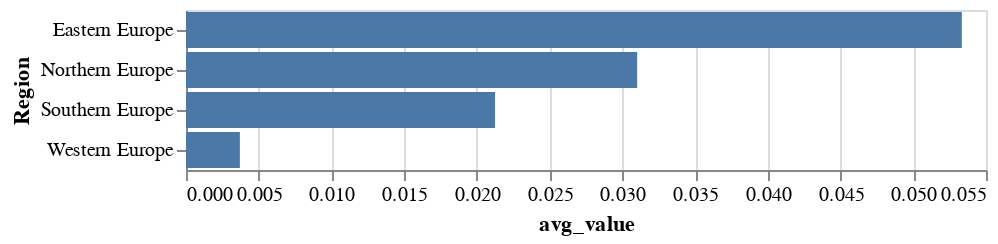

The notebook cell this image was saved under:
### Code cell
bars = alt.Chart(df).mark_bar().encode(
    x=alt.X('avg_value:Q'),
    y=alt.Y('Region:N')
).transform_aggregate(
   avg_value = 'average(2020_2019)', groupby = ['Region']
)
bars.save('aggregated_percentage_bar_chart.png')
bars

### Figure 1 — Vega-Lite specification as saved in the notebook (floating-point values rounded to 4 significant figures)
{"config": {"view": {"continuousWidth": 400, "continuousHeight": 300}}, "data": {"name": "data-02e83fd408885510e27a542a78bae3e9"}, "mark": "bar", "encoding": {"x": {"type": "quantitative", "field": "avg_value"}, "y": {"type": "nominal", "field": "Region"}}, "transform": [{"aggregate": [{"op": "average", "field": "2020_2019", "as": "avg_value"}], "groupby": ["Region"]}], "$schema": "https://vega.github.io/schema/vega-lite/v4.8.1.json", "datasets": {"data-02e83fd408885510e27a542a78bae3e9": [{"Country": "Denmark", "2019": 61170.0, "2020": 60940.0, "Region": "Northern Europe", "2020_2019": 0.00376}, {"Country": "Germany", "2019": 778100.0, "2020": 773100.0, "Region": "Western Europe", "2020_2019": 0.006357}, {"Country": "Estonia", "2019": 14100.0, "2020": 13210.0, "Region": "Northern Europe", "2020_2019": 0.06313}, {"Country": "Ireland", "2019": 59290.0, "2020": 55960.0, "Region": "Northern Europe", "2020_2019": 0.05617}, {"Country": "Greece", "2019": 83760.0, "2020": 84620.0, "Region": "Southern Europe", "2020_2019": -0.01029}, {"Country": "Spain", "2019": 358700.0, "2020": 338400.0, "Region": "Southern Europe", "2020_2019": 0.05662}, {"Country": "France", "2019": 754000.0, "2020": 736600.0, "Region": "Western Europe", "2020_2019": 0.02314}, {"Country": "Croatia", "2019": 36140.0, "2020": 35840.0, "Region": "Southern Europe", "2020_2019": 0.008025}, {"Country": "Italy", "2019": 420100.0, "2020": 404100.0, "Region": "Southern Europe", "2020_2019": 0.03804}, {"Country": "Cyprus", "2019": 9548.0, "2020": 9860.0, "Region": "Southern Europe", "2020_2019": -0.03268}, {"Country": "Latvia", "2019": 18790.0, "2020": 17550.0, "Region": "Northern Europe", "2020_2019": 0.06569}, {"Country": "Lithuania", "2019": 27390.0, "2020": 25140.0, "Region": "Northern Europe", "2020_2019": 0.0821}, {"Country": "Luxembourg", "2019": 6230.0, "2020": 6459.0, "Region": "Western Europe", "2020_2019": -0.03676}, {"Country": "Hungary", "2019": 93100.0, "2020": 93810.0, "Region": "Eastern Europe", "2020_2019": -0.007594}, {"Country": "Malta", "2019": 4350.0, "2020": 4414.0, "Region": "Southern Europe", "2020_2019": -0.01471}, {"Country": "Netherlands", "2019": 169700.0, "2020": 168700.0, "Region": "Western Europe", "2020_2019": 0.005888}, {"Country": "Austria", "2019": 84950.0, "2020": 83600.0, "Region": "Western Europe", "2020_2019": 0.01588}, {"Country": "Poland", "2019": 375000.0, "2020": 355300.0, "Region": "Eastern Europe", "2020_2019": 0.05239}, {"Country": "Portugal", "2019": 86580.0, "2020": 84430.0, "Region": "Southern Europe", "2020_2019": 0.02487}, {"Country": "Romania", "2019": 199700.0, "2020": 176800.0, "Region": "Eastern Europe", "2020_2019": 0.1149}, {"Country": "Slovenia", "2019": 19330.0, "2020": 18770.0, "Region": "Southern Europe", "2020_2019": 0.02903}, {"Country": "Slovakia", "2019": 57050.0, "2020": 56650.0, "Region": "Eastern Europe", "2020_2019": 0.007081}, {"Country": "Finland", "2019": 45610.0, "2020": 46460.0, "Region": "Northern Europe", "2020_2019": -0.01864}, {"Country": "Sweden", "2019": 114500.0, "2020": 113100.0, "Region": "Northern Europe", "2020_2019": 0.01263}, {"Country": "Iceland", "2019": 4452.0, "2020": 4512.0, "Region": "Northern Europe", "2020_2019": -0.01348}, {"Country": "Liechtenstein", "2019": 356.0, "2020": 353.0, "Region": "Western Europe", "2020_2019": 0.008427}, {"Country": "Norway", "2019": 54500.0, "2020": 52980.0, "Region": "Northern Europe", "2020_2019": 0.02782}, {"Country": "Switzerland", "2019": 86170.0, "2020": 85910.0, "Region": "Western Europe", "2020_2019": 0.002994}, {"Country": "Montenegro", "2019": 7223.0, "2020": 7097.0, "Region": "Southern Europe", "2020_2019": 0.01744}, {"Country": "North Macedonia", "2019": 19840.0, "2020": 19030.0, "Region": "Southern Europe", "2020_2019": 0.04102}, {"Country": "Albania", "2019": 28560.0, "2020": 28080.0, "Region": "Southern Europe", "2020_2019": 0.01702}, {"Country": "Serbia", "2019": 64400.0, "2020": 61690.0, "Region": "Southern Europe", "2020_2019": 0.04203}, {"Country": "Turkey", "2019": 1184000.0, "2020": 1113000.0, "Region": "Southern Europe", "2020_2019": 0.05981}, {"Country": "Ukraine", "2019": 308800.0, "2020": 293500.0, "Region": "Eastern Europe", "2020_2019": 0.04974}, {"Country": "Azerbaijan", "2019": 141200.0, "2020": 126600.0, "Region": "Eastern Europe", "2020_2019": 0.1035}]}}
